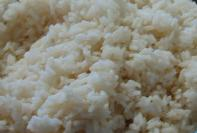
%> input picture rice.jpg, 197 x 133 px
$ octave texture_transfer.m   (GNU Octave 9; MATLAB toolbox functions it lacks are replaced by stand-ins)
%> lines starting %> are read from the running program, lines starting %| are printed output that depends on the picture
### sampletiles.m
function tile_vec = sampletiles(sampleI,tilesize,overlap)


%
%  sample tiles of a given size from a sample image
%
% INPUTS:
%  sampleI: grayscale image to sample from
%  tilesize: the size of the tiles, assumed square
%  overlap: set to "true" to extract overlapping tiles
%           "false" to extract non-overlapping tiles
%           setting to "false" will produce many more
%           tiles.
%
%  OUTPUTS:
%   tile_vec:  a 2D array of size:  tilesize^2  by  numtiles
%              each column of the matrix contains the grayscale
%              values of a tile reshaped into a vector
%
%
% It is generally better to use overlapping tiles in order
% to have a bigger database.  If you are running out of memory
% or testing your code, you may set overlap=false in order to
% test with a much smaller set of sample tiles
%

% extract a bunch of tiles from the image
if (~overlap)
  fprintf('sampling non-overlapping tiles\n');
  %crop our sample texture to be a multiple of tilesize
  croppedsize = floor(size(sampleI)/tilesize)*tilesize;
  sampleI = sampleI(1:croppedsize(1),1:croppedsize(2));
  %grab distinct (non-overlapping) tiles from the sample image
  tile_vec = im2col(sampleI,[tilesize tilesize],'distinct');
else
  fprintf('sampling overlapping tiles\n');
  %extract all tilesize by tilesize sub regions of an image
  tile_vec = im2col(sampleI,[tilesize tilesize],'sliding');
end
nsampletiles = size(tile_vec,2);
fprintf('%d tiles found\n',nsampletiles);

%randomize the order of the tiles in our database
% in case we later want to shrink the database
% first generate a random permultation of the numbers 1:nsampletiles
perm = randperm(nsampletiles);
%reorder the entries in tile vec using this permutation
tile_vec = tile_vec(:,perm);

### texture_transfer.m
imagefile = 'rice.jpg';

%source image
sampleI = im2double(rgb2gray(imread(imagefile)));
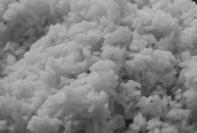
%> sampleI: size 133x197 double; min 0.0784, max 0.745, mean 0.519
%target image
imagefile1 = im2double(rgb2gray(imread('face.jpg')));
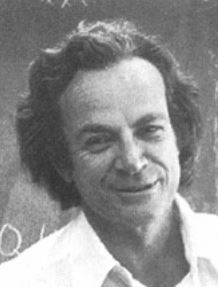
%> input picture face.jpg, 218 x 287 px
%> imagefile1: size 287x218 double; min 0.196, max 1, mean 0.557
alpha = .3; %alpha for texture transfer
N = 3; %iterations
ntilesout = size(imagefile1);   % how many tiles wide and tall the output should be
%> ntilesout = [287 218]
tilesize = 40;    % the size of the tiles we paste down (assumed square)
overlap = 10;      % how much overlap should there be between neighboring tiles
K = 1;            %number of top candidate matches we choose from
alltiles = true;  %use overlapping sample tiles, setting this to false
                 % will generate fewer tiles in the database

% load in our texture example image and resize it
% sampleI = imresize(im2double(rgb2gray(imread(imagefile))),.5);

% extract sample tiles from sampleI
tile_vec = sampletiles(sampleI,tilesize,alltiles);
%| 14852 tiles found
nsampletiles = size(tile_vec,2);
%> nsampletiles = 14852
if (nsampletiles<K)
  error('sample tile database is not big enough!');
end

% define a mask for the right,left,top and bottom edges of a tile
% the mask should be 1 in the overlap zone and zero everywhere else
maskR = [zeros(tilesize,tilesize-overlap) ones(tilesize,overlap)];
maskL = [ones(tilesize,overlap) zeros(tilesize,tilesize-overlap)];
maskT = [ones(overlap,tilesize); zeros(tilesize-overlap,tilesize)];
maskB = [zeros(tilesize-overlap,tilesize); ones(overlap,tilesize)];

% get the indices of patch pixels that are in right,left,top and bottom
indR = find(maskR);
indL = find(maskL);
indT = find(maskT);
indB = find(maskB);

% now loop over output tiles
tindex = imagefile1;
for iterations = 1:N
    for i = 1:ntilesout(1)
      for j = 1:ntilesout(2)
         % the first row and first column are a bit special because we don't have
         % tiles to the left or above us at that point.
         if (i==1)&(j==1) %the first tile we just choose at random as in version 0
           matches = 1:nsampletiles;
         elseif (i==1) %first row (but not the first tile), only consider the tile to our left
             lefttile = tile_vec(:,tindex(i,j-1));
             strip = lefttile(indR); %the right strip of that tile
             %compare to the left strip of all our candidates
             matches = topkmatch(strip,tile_vec(indL,:),K);
         elseif (j==1) %first column (but not first row)
             toptile = tile_vec(:,tindex(i-1,j));
             strip = toptile(indB); %the bottom strip of that tile above us
             %compare to the top of all our candidates
             matches = topkmatch(strip,tile_vec(indT,:),K);
         else % i>1 and j>1
             lefttile = tile_vec(:,tindex(i,j-1));
             stripR = lefttile(indR); %the right strip of that tile
             toptile = tile_vec(:,tindex(i-1,j));
             stripB = toptile(indB); %the bottom strip of that tile above us
             strip = [stripR;stripB];
             indLT = [indL;indT];
             % compare to the top of all our candidates
             matches = topkmatch(strip,tile_vec(indLT,:),K);
         end
         % choose one of the top K match
%> (the run ends here)
